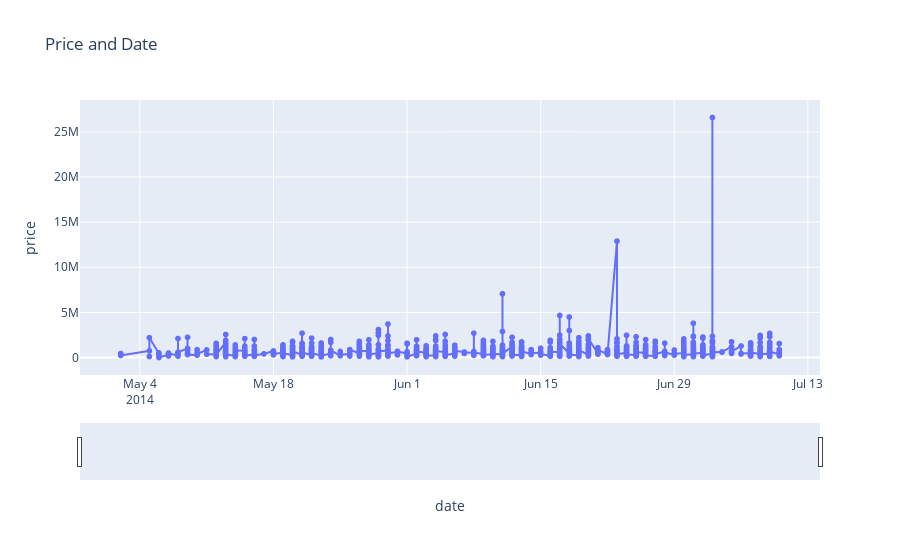

The notebook cell saved with this chart:
### Markdown cell above
### 1. Start with the date column
The date column may be interesting for our analysis. The first step is to view a line chart and look for any trends/outliers. From the plot, it is hard to tell if there is any trend but there appears to be at least three obvious outliers.

### Code cell
# sort by date
sorts = df.sort_values(by = 'date')

# use plotly express - just practicing.
fig = px.scatter(data_frame = sorts, x = 'date', y = 'price', title = 'Price and Date')
# add line to the scatter plot
fig.update_traces(mode ='lines+markers')
# add range slider
fig.update_xaxes(rangeslider_visible = True)
fig.show()

### Figure 1 — Plotly figure (JSON) as saved in the notebook; plotly's stock layout.template omitted (floating-point values rounded to 4 significant figures; data arrays with more than 128 entries replaced by an {"elided": "..."} marker saying what was removed)
{"data": [{"hovertemplate": "date=%{x}<br>price=%{y}<extra></extra>", "legendgroup": "", "marker": {"color": "#636efa", "symbol": "circle"}, "mode": "lines+markers", "name": "", "showlegend": false, "type": "scattergl", "x": {"elided": "4091 str values"}, "xaxis": "x", "y": {"elided": "4091 float values"}, "yaxis": "y"}], "layout": {"legend": {"tracegroupgap": 0}, "title": {"text": "Price and Date"}, "xaxis": {"anchor": "y", "domain": [0, 1], "rangeslider": {"visible": true}, "title": {"text": "date"}}, "yaxis": {"anchor": "x", "domain": [0, 1], "title": {"text": "price"}}}}
